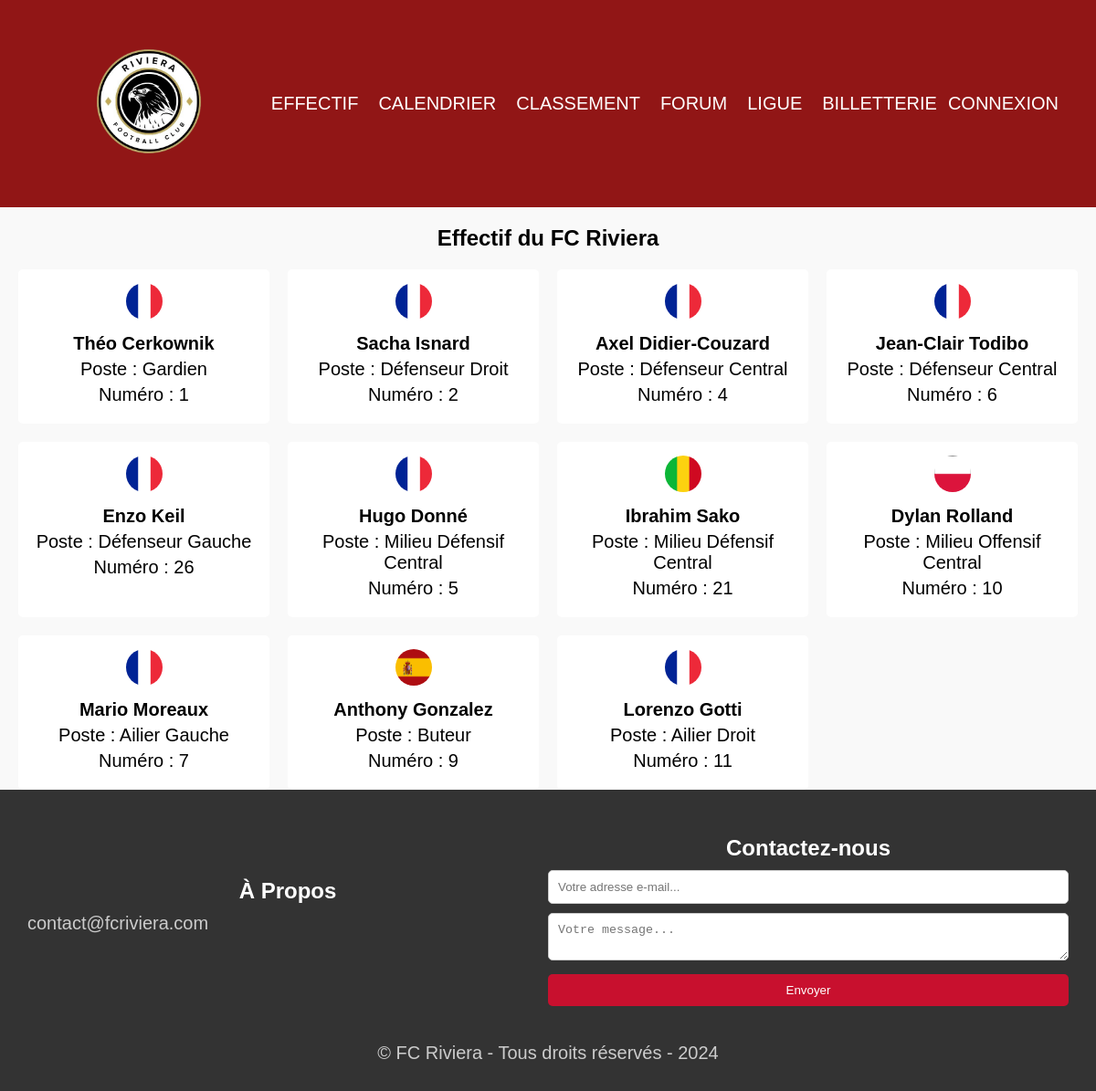
The page /php/effectif.php on the database its author committed.
### tables this page shows
CREATE TABLE IF NOT EXISTS `effectif` (
  `id_joueur` int(11) NOT NULL AUTO_INCREMENT,
  `nom_joueur` varchar(50) NOT NULL DEFAULT '',
  `poste_joueur` varchar(50) NOT NULL DEFAULT '',
  `numero_joueur` int(11) NOT NULL DEFAULT '0',
  `img_nationalite` longblob NOT NULL,
  `id_equipe` int(11) DEFAULT NULL,
  PRIMARY KEY (`id_joueur`),
  KEY `FK_effectif_equipe` (`id_equipe`),
  CONSTRAINT `FK_effectif_equipe` FOREIGN KEY (`id_equipe`) REFERENCES `equipe` (`id_equipe`)
);

### php/effectif.php (the view, shortened to what this page needs)
<!DOCTYPE html>
<html lang="fr">
<head>
    <link rel="stylesheet" href="../css/effectif.css">
</head>
<body>
    <header>
        <?php include 'navbar.php'; ?>
    </header>
    <h2>Effectif du FC Riviera</h2>
    <div class="team">
        <?php
        $servername = "sql7.freesqldatabase.com";
        $username = "sql7710600";
        $password = "pH8mCPUC9c";
        $dbname = "sql7710600";
        $conn = new mysqli($servername, $username, $password, $dbname);
        $sql = "SELECT * FROM effectif";
        $result = $conn->query($sql);
        if ($result->num_rows > 0) {
            while ($row = $result->fetch_assoc()) {
                echo "<div class='player'>";
                echo "<img src='" . $row['img_nationalite'] . "' alt='Logo' class='nationality'>";
                echo "<p><strong>" . $row['nom_joueur'] . "</strong></p>";
                echo "<p>Poste : " . $row['poste_joueur'] . "</p>";
                echo "<p>Numéro : " . $row['numero_joueur'] . "</p>";
                echo "</div>";
            }
        } else {
            echo "<p>Aucun joueur trouvé dans l'effectif.</p>";
        }
        ?>
    </div>
    <footer>
        <?php include 'footer.php'; ?>
    </footer>
</body>
</html>

### php/navbar.php (shortened to what this page needs)
<!DOCTYPE html>
<html lang="fr">
<head>
    <link rel="stylesheet" href="../css/navbar.css">
</head>
<body>
    <header>
        <nav>
            <div class="menu-container">
                <div class="logo-container">
                    <a href="index.php"><img src="../assets/logo.png" alt="Logo FC Riviera"></a>
                </div>
                <ul class="menu">
                    <li><a href="effectif.php">EFFECTIF</a></li>
                    <li><a href="calendrier.php">CALENDRIER</a></li>
                    <li><a href="classement.php">CLASSEMENT</a></li>
                    <li><a href="forum.php">FORUM</a></li>
                    <li><a href="ligue.php">LIGUE</a></li>
                    <li><a href="billetterie.php">BILLETTERIE</a></li>
                </ul>
                    <?php
                    if (isset($_SESSION['user'])) {
                        echo '<li class=menu><a href="reservations.php">MES RÉSERVATIONS</a></li>';
                        echo '<li class=menu><a href="../php/deconnexion.php">DECONNEXION</a></li>';
                    } else {
                        echo '<li class=menu><a href="../php/connexion.php">CONNEXION</a></li>';
                    }
                    ?>
            </div>
        </nav>
    </header>
</body>
</html>

### php/footer.php (shortened to what this page needs)
<footer id="footer">
    <link rel="stylesheet" href="../css/footer.css">
    <div class="container">
        <div class="footer-content">
            <div class="footer-section about">
                <h2>À Propos</h2>
                <div class="contact">
                    <span><i class="fas fa-envelope"></i> contact@fcriviera.com</span>
                </div>
                <div class="socials">
                    <a href="#" class="facebook"><i class="fab fa-facebook"></i></a>
                    <a href="#" class="twitter"><i class="fab fa-twitter"></i></a>
                    <a href="#" class="instagram"><i class="fab fa-instagram"></i></a>
                </div>
            </div>
            <div class="footer-section contact-form">
                <h2>Contactez-nous</h2>
                <form action="<?php echo htmlspecialchars($_SERVER["PHP_SELF"]); ?>" method="post">
                    <input type="email" name="email" class="text-input contact-input" placeholder="Votre adresse e-mail...">
                    <textarea name="message" class="text-input contact-input" placeholder="Votre message..."></textarea>
                    <button type="submit" class="btn btn-big contact-btn">
                        Envoyer
                    </button>
                </form>
            </div>
        </div>
        <div class="footer-bottom">
            &copy; FC Riviera - Tous droits réservés - 2024
        </div>
    </div>
</footer>

### css/effectif.css (style rules this page uses)
* { box-sizing: border-box; margin: 0; padding: 0; }
body { font-family: Arial, sans-serif; background-color: #f9f9f9; }
header { background-color: #333; color: #fff; padding: 10px; }
h2 { font-size: 24px; margin: 20px 0; text-align: center; }
.team { display: grid; grid-template-columns: 1fr; gap: 20px; padding: 0 20px; }
.player { border-radius: 5px; padding: 15px; text-align: center; background-color: #fff; }
.player img.nationality { width: 40px; height: 40px; border-radius: 50%; margin-bottom: 10px; }
.player p { margin-bottom: 5px; }
footer { background-color: #333; color: #fff; padding: 10px; text-align: center; }
@media screen and (min-width: 768px) { .team { grid-template-columns: repeat(2, 1fr); } }
@media screen and (min-width: 1024px) { .team { grid-template-columns: repeat(4, 1fr); } }

### css/navbar.css (style rules this page uses)
* { margin: 0; padding: 0; box-sizing: border-box; }
body { font-family: 'Changa', sans-serif; font-size: 20px; }
header { background-color: #911616; color: #fff; }
nav { display: flex; justify-content: center; align-items: center; padding: 10px 20px; }
.menu-container { display: flex; align-items: center; justify-content: center; width: 100%; position: relative; }
.logo-container { text-align: center; margin-right: auto; margin-left: auto; }
nav img { width: 160px; height: auto; }
.menu { display: flex; list-style: none; text-decoration: none; }
.menu li { padding: 10px; text-decoration: none; }
.menu li a { color: #fff; text-decoration: none; position: relative; display: block; }
a { color: #fff; text-decoration: none; position: relative; display: block; padding: 1px; }
.menu li a::before, .menu li a::after { content: ''; position: absolute; bottom: 0; left: 0; width: 100%; height: 2px; background-color: #fff; transform: scaleX(0); transition: transform 0.9s ease; }
.menu li a::before { transform-origin: right; }
.menu li a::after { transform-origin: left; }

### css/footer.css (style rules this page uses)
#footer { background-color: #333; color: #fff; padding: 20px 0; text-align: center; }
.container { max-width: 1200px; margin: 0 auto; padding: 0 20px; }
.footer-content { display: flex; justify-content: space-between; align-items: center; flex-wrap: wrap; }
.footer-section { flex: 1; text-align: left; margin-bottom: 20px; }
.footer-section h2 { color: #fff; margin-bottom: 10px; }
.contact span { display: block; color: #ccc; margin-bottom: 10px; }
.socials a { display: inline-block; margin-right: 10px; color: #fff; font-size: 20px; transition: transform 0.3s ease; }
.contact-form input[type="email"], .contact-form textarea { width: 100%; padding: 10px; margin-bottom: 10px; border: 1px solid #ccc; border-radius: 5px; }
.contact-form .btn { width: 100%; padding: 10px; background-color: #c8102e; color: #fff; border: none; border-radius: 5px; cursor: pointer; transition: background-color 0.3s ease; }
.footer-bottom { margin-top: 20px; color: #ccc; }

### rows shown on the page
effectif: img_nationalite (picture), nom_joueur "Théo Cerkownik", poste_joueur "Gardien", numero_joueur "1"
effectif: img_nationalite (picture), nom_joueur "Sacha Isnard", poste_joueur "Défenseur Droit", numero_joueur "2"
effectif: img_nationalite (picture), nom_joueur "Axel Didier-Couzard", poste_joueur "Défenseur Central", numero_joueur "4"
effectif: img_nationalite (picture), nom_joueur "Jean-Clair Todibo", poste_joueur "Défenseur Central", numero_joueur "6"
effectif: img_nationalite (picture), nom_joueur "Enzo Keil", poste_joueur "Défenseur Gauche", numero_joueur "26"
effectif: img_nationalite (picture), nom_joueur "Hugo Donné", poste_joueur "Milieu Défensif Central", numero_joueur "5"
effectif: img_nationalite (picture), nom_joueur "Ibrahim Sako", poste_joueur "Milieu Défensif Central", numero_joueur "21"
effectif: img_nationalite (picture), nom_joueur "Dylan Rolland", poste_joueur "Milieu Offensif Central", numero_joueur "10"
effectif: img_nationalite (picture), nom_joueur "Mario Moreaux", poste_joueur "Ailier Gauche", numero_joueur "7"
effectif: img_nationalite (picture), nom_joueur "Anthony Gonzalez", poste_joueur "Buteur", numero_joueur "9"
effectif: img_nationalite (picture), nom_joueur "Lorenzo Gotti", poste_joueur "Ailier Droit", numero_joueur "11"
